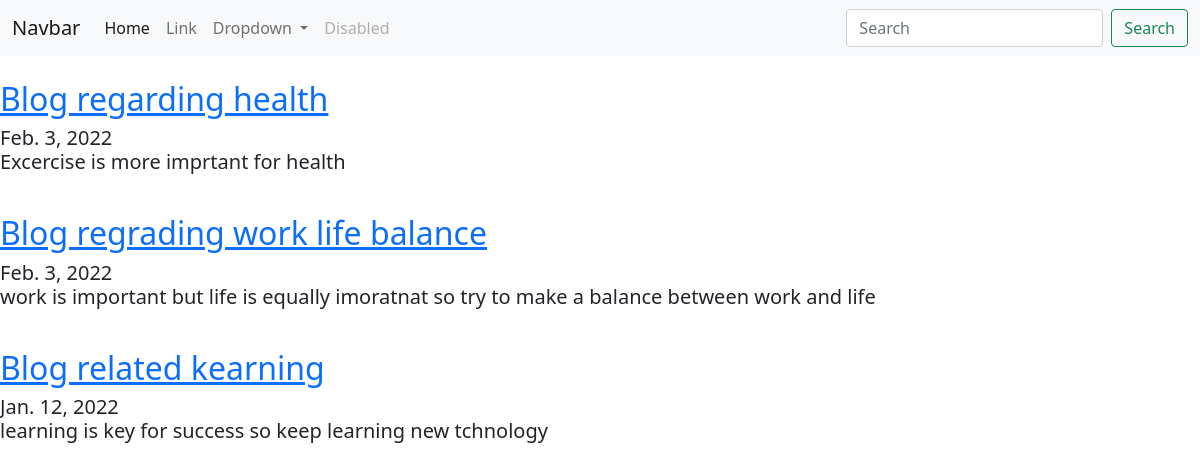
Screenshot of /blog/ with the database file from the repository.
### blog/models.py (models this page shows)
class Blog(models.Model):
    title=models.CharField(max_length=100)
    description=models.TextField()
    date=models.DateField()

### blog/views.py (the view)
# urls.py: path('',views.all_blogs,name='all_blogs'),
def all_blogs(request):
    blogs=Blog.objects.order_by('-date')[:3]
    return render (request,'blog/all_blogs.html',{'blogs':blogs})

### blog/templates/blog/all_blogs.html
{% extends 'portfolio/base.html'%}
{% block content %}
{% for blog in blogs %}
<br>
<a href="{% url 'blog:detail' blog.id %}"><h2>{{blog.title}}</h2></a>
<h5>{{ blog.date }}
<br>
<p>{{ blog.description}}</p>
{% endfor %}
{% endblock %}

### rows the page displays
Blog: title "Blog regarding health", date "Feb. 3, 2022", description "Excercise is more imprtant for health"
Blog: title "Blog regrading work life balance", date "Feb. 3, 2022", description "work is important but life is equally imoratnat so try to make a balance between work and life"
Blog: title "Blog related kearning", date "Jan. 12, 2022", description "learning is key for success so keep learning new tchnology"
